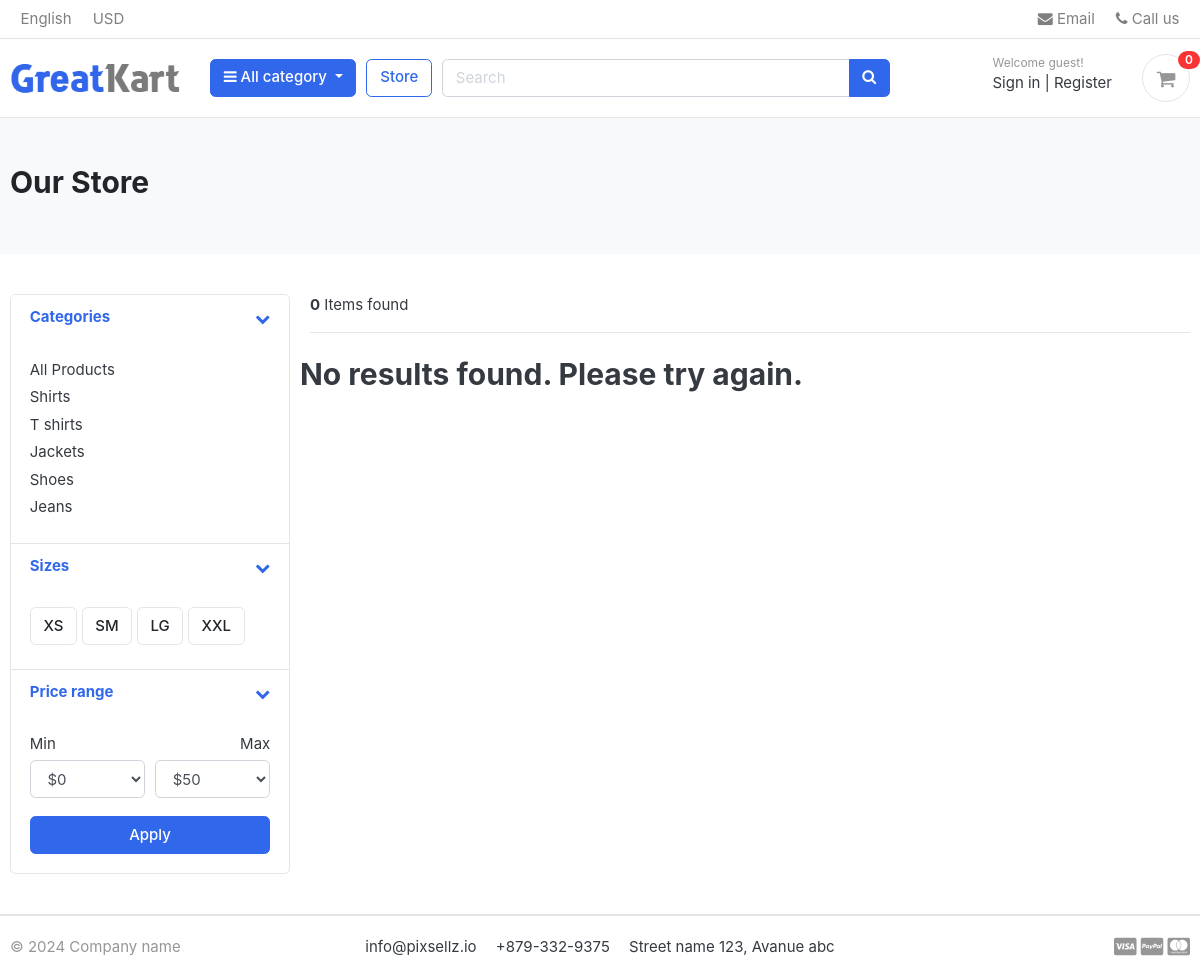
/store/, run on the app's committed database.
### category/models.py (models this page shows, shortened)
class Category(models.Model):
    category_name = models.CharField(max_length=50, unique=True)
    slug = models.SlugField(max_length=100, unique=True)
    description = models.TextField(max_length=255, blank=True)
    cat_image = models.ImageField(upload_to='photos/categories', blank=True)
    class Meta:
        verbose_name = 'category'
        verbose_name_plural = 'categories'
    def get_url(self):
        return reverse('products_by_category', args=[self.slug])

### store/views.py (the view)
# urls.py: path('store/', include('store.urls')),
def store(request, category_slug=None):
    categories = None
    products = None
    if category_slug != None:
        categories = get_object_or_404(Category, slug=category_slug)
        products = Product.objects.filter(category=categories, is_available=True)
        paged_product = getPaginator(request, products)
        products_count = products.count()
    else:
        products = Product.objects.all().filter(is_available=True).order_by('id')
        paged_product = getPaginator(request, products)
        products_count = products.count()
    context = {
        'products': paged_product,
        'products_count': products_count
    }
    return render(request, 'store/store.html', context)

### carts/context_processors.py (called while the page is built)
def counter(request):
    cart_count = 0
    if 'admin' in request.path:
        return {}
    else:
        try:
            cart = Cart.objects.filter(cart_id=_cart_id(request))
            if request.user.is_authenticated:
                cart_items = CartItem.objects.all().filter(user=request.user)
            else:
                cart_items = CartItem.objects.all().filter(cart=cart[:1])
            for cart_item in cart_items:
                cart_count += cart_item.quantity
        except Cart.DoesNotExist:
            cart_count = 0
    return dict(cart_count=cart_count)

### carts/views.py (called while the page is built)
def _cart_id(request):
    cart = request.session.session_key
    if not cart:
        cart = request.session.create()
    return cart

### category/context_processors.py (called while the page is built)
def menu_links(request):
    links = Category.objects.all()
    return dict(links=links)

### store/views.py (called while the page is built)
def getPaginator(request, products):
    paginator = Paginator(products, 3)
    page = request.GET.get('page')
    paged_product = paginator.get_page(page)
    return paged_product

### templates/store/store.html (shortened to what this page needs)
{% extends "base.html" %} {% block content %}
<section class="section-pagetop bg">
	<div class="container">
        {% if 'search' in request.path %}
        <h2 class="title-page">Search Result</h2>
        {% else %}
		<h2 class="title-page">Our Store</h2>
        {% endif %}
	</div>
</section>
<section class="section-content padding-y">
	<div class="container">
		<div class="row">
			<aside class="col-md-3">
				<div class="card">
					<article class="filter-group">
						<header class="card-header">
							<a
								href="#"
								data-toggle="collapse"
								data-target="#collapse_1"
								aria-expanded="true"
								class=""
							>
								<i class="icon-control fa fa-chevron-down"></i>
								<h6 class="title">Categories</h6>
							</a>
						</header>
						<div class="filter-content collapse show" id="collapse_1" style="">
							<div class="card-body">
								<ul class="list-menu">
                                    <li><a href={% url "store" %}>All Products</a></li>
									{% for category in links %}
									<li><a href={{category.get_url}}>{{category.category_name}}</a></li>
									{% endfor %}
								</ul>
							</div>
						</div>
					</article>
					<article class="filter-group">
						<header class="card-header">
							<a
								href="#"
								data-toggle="collapse"
								data-target="#collapse_4"
								aria-expanded="true"
								class=""
							>
								<i class="icon-control fa fa-chevron-down"></i>
								<h6 class="title">Sizes</h6>
							</a>
						</header>
						<div class="filter-content collapse show" id="collapse_4" style="">
							<div class="card-body">
								<label class="checkbox-btn">
									<span class="btn btn-light"> XS </span>
								</label>
								<label class="checkbox-btn">
									<span class="btn btn-light"> SM </span>
								</label>
								<label class="checkbox-btn">
									<span class="btn btn-light"> LG </span>
								</label>
								<label class="checkbox-btn">
									<span class="btn btn-light"> XXL </span>
								</label>
							</div>
						</div>
					</article>
					<article class="filter-group">
						<header class="card-header">
							<a
								href="#"
								data-toggle="collapse"
								data-target="#collapse_3"
								aria-expanded="true"
								class=""
							>
								<i class="icon-control fa fa-chevron-down"></i>
								<h6 class="title">Price range</h6>
							</a>
						</header>
						<div class="filter-content collapse show" id="collapse_3" style="">
							<div class="card-body">
								<div class="form-row">
									<div class="form-group col-md-6">
										<label>Min</label>
										<select class="mr-2 form-control">
											<option value="0">$0</option>
										</select>
									</div>
									<div class="form-group text-right col-md-6">
										<label>Max</label>
										<select class="mr-2 form-control">
											<option value="50">$50</option>
										</select>
									</div>
								</div>
								<button class="btn btn-block btn-primary">Apply</button>
							</div>
						</div>
					</article>
				</div>
			</aside>
			<main class="col-md-9">
				<header class="border-bottom mb-4 pb-3">
					<div class="form-inline">
						<span class="mr-md-auto"><b>{{products_count}}</b> Items found </span>
					</div>
				</header>
				<div class="row">
                    {% if products %}
					{% for product in products %}
					<div class="col-md-4">
						<figure class="card card-product-grid">
							<a href={{product.get_url}} class="img-wrap">
								<img src="{{product.images.url}}" />
							</a>
							<figcaption class="info-wrap">
								<div class="fix-height">
									<a href={{product.get_url}} class="title"
										>{{product.product_name}}</a
									>
									<div class="price-wrap mt-2">
										<span class="price">${{product.stock}}</span>
										<del class="price-old">${{product.price}}</del>
									</div>
								</div>
								<a href={{product.get_url}} class="btn btn-block btn-primary">View Details</a>
							</figcaption>
						</figure>
					</div>
					{% endfor %}
                    {% else %}
                    <div>
                        <h2>No results found. Please try again.</h2>
                    </div>
                    {% endif %}
				</div>
			</main>
		</div>
	</div>
</section>
{% endblock content %}

### static/css/ui.css (style rules this page uses)
html { font-family: "Inter", sans-serif; font-size: 15px; }
.padding-y { padding-top: 40px; padding-bottom: 40px; }
article:after, .form-group:after { display: block; clear: both; content: ""; }
.bg { background-color: #f8f9fa; }
.title-page { color: #212529; }
.btn-light { background-color: #fff; border-color: #e4e4e4; }
[class*=list-] li:after { visibility: hidden; display: block; content: ""; overflow: hidden; height: 0; clear: both; }
.list-menu { list-style: none; margin: 0; padding-left: 0; }
.list-menu li { margin-bottom: 5px; }
.list-menu a { color: #343a40; }
.icon-control { margin-top: 5px; float: right; font-size: 80%; }
.card-header .title { margin-bottom: 0; line-height: 1.5; }
.filter-group { border-bottom: 1px solid #e4e4e4; }
.filter-group .card-header { border-bottom: 0; }
.filter-group:last-child { border-bottom: 0; }
.checkbox-btn { position: relative; }
.section-pagetop { padding: 45px 0; }

### data on the page
Category: category_name "Shirts"
Category: category_name "T shirts"
Category: category_name "Jackets"
Category: category_name "Shoes"
Category: category_name "Jeans"

### other printed values
{{ cart_count }} "0"
{{ products_count }} "0"
